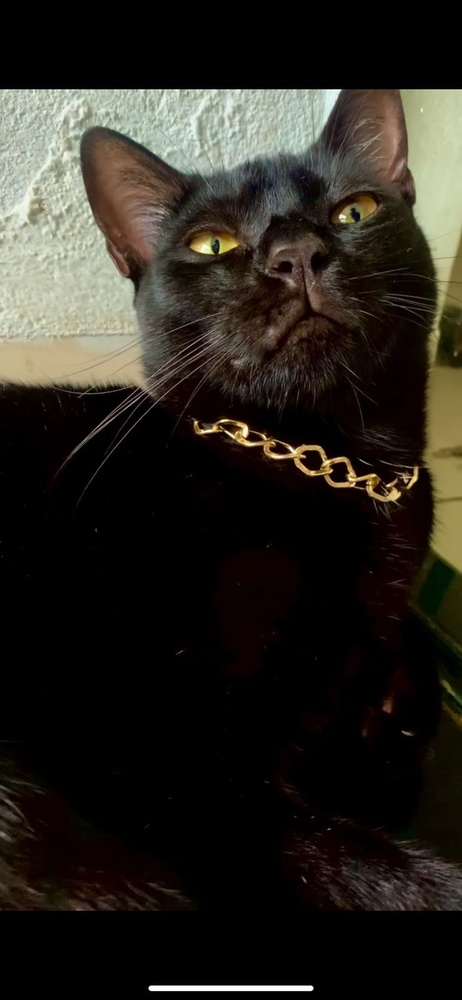
#> input picture Debi02.jpeg, 462 x 1000 px, shrunk from 740 x 1600 before the run
$ python smoke_test.py
#> lines starting #> are read from the running program, lines starting #| are printed output that depends on the picture
import cv2

# carregar imagem
img = cv2.imread('Debi02.jpeg')
#> img is the input picture: shape (1000, 462, 3); mean B, G, R 30.9, 37.6, 41.1

# converter para cinza
gray = cv2.cvtColor(img, cv2.COLOR_BGR2GRAY)
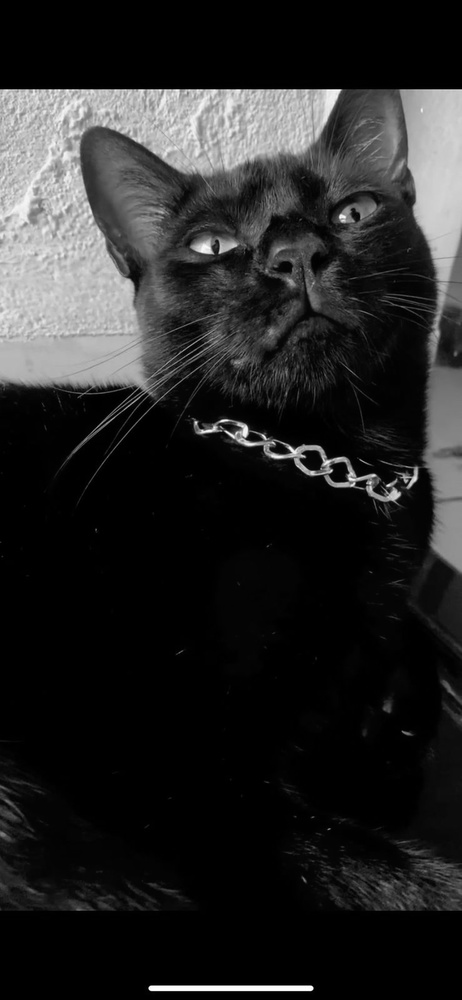
#> gray: shape (1000, 462); min 0, max 255, mean 37.9

# mostrar imagem
cv2.imshow('Imagem em Cinza', gray)

cv2.waitKey(0)
cv2.destroyAllWindows()
